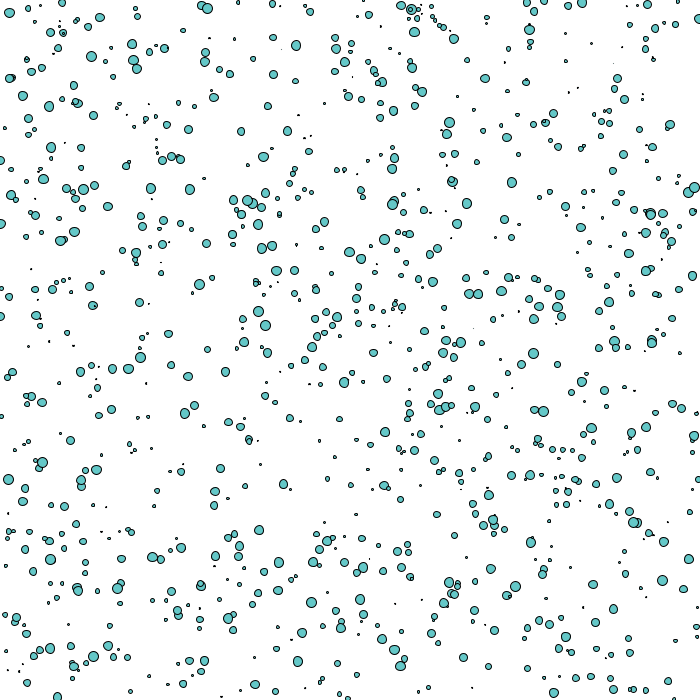
Frame 1 (no input)
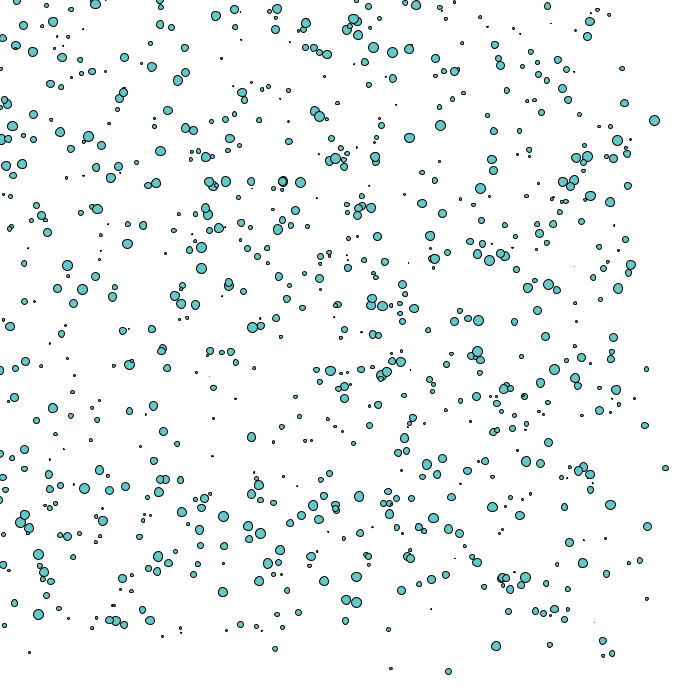
Frame 60 (the mouse pressed at the canvas centre just before this capture)
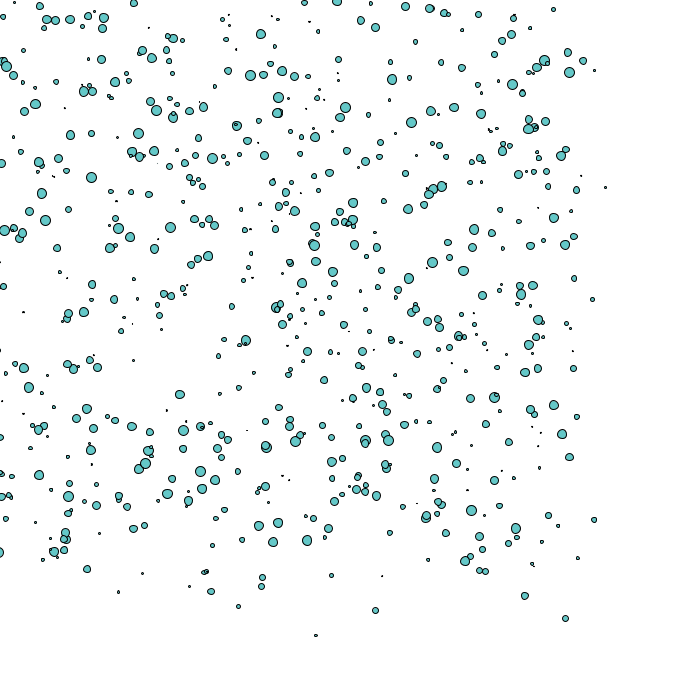
Frame 120 (the mouse held since frame 60 and released just before this capture)

The Processing sketch that drew these frames (run headless with seeded random() and noise(); from frame 60 on, the mouse is pressed at the canvas centre):

// Processing sketch: processing_119104
// ── processing_119104.pde


//this is going to be my cell class
//class is like another function

class Cell {

  float xlocation;
  float ylocation;
  float dia;
  float cellred, cellgreen, cellblue; //if the variables are related most people would put it on a line
  float lineweight;
  boolean isseed;  //the cell needs to know if it is seed or not because they have diffrent properties

  Cell() {

    xlocation=random(0, 700);
    ylocation=random(0, 700);
    // random size of diameter
    dia=random(0.5,10);
    isseed=false;
    cellred=100;
    cellgreen=200;
    cellblue=200;
    lineweight=0.5;
  }

  void display() {
    stroke(lineweight);
    fill(cellred, cellgreen, cellblue);
    ellipse(xlocation, ylocation, dia, dia);
  }

  void update() {
    // tendency to move in one direction
    //also by increasing the diffrence detween the numbers
    //the speed is inceased
    xlocation= xlocation+ random(-5, 3);
    ylocation= ylocation+ random(-5, 3);
  }
}

//diffusion limited aggregation 
//increase the number of cells
Cell[] myCells=new Cell[1000]; 

/*create cell array, create series of boxes that could hold
 the object in them, the first box number is 0
 */

void setup() {
  //change canvas size
  size(700, 700);

  for (int i=0; i<myCells.length ;i++) {  // . length function 
    myCells[i]=new Cell();
  }
}


void draw() {
  background(255);
  for(int i=0; i<myCells.length; i++){
  myCells[i].display(); // go to my cell and call the function, use of the dot syntax
  myCells[i].update();
  }
}
